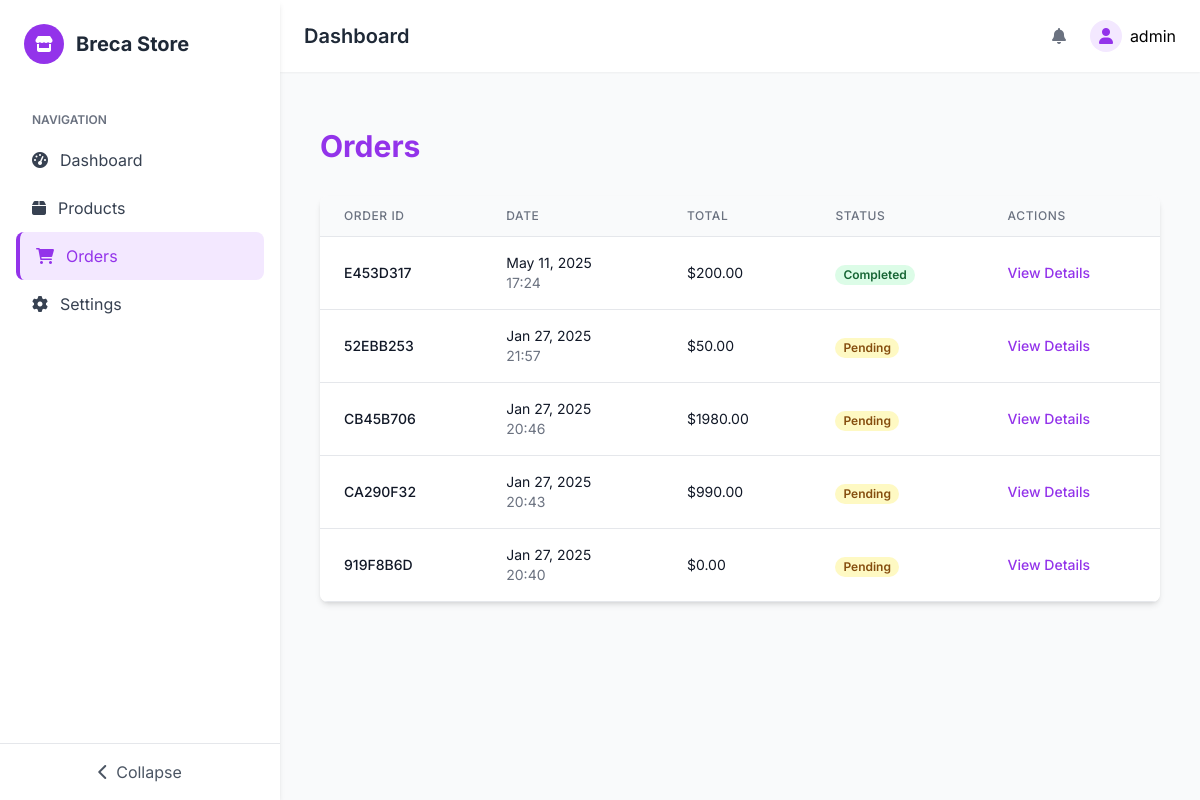
Page /admin-panel/orders/ (signed in) on the committed database.
### store/models.py (models this page shows, shortened)
class StoreSettings(models.Model):
    store_name = models.CharField(max_length=100)
    email = models.EmailField()
    address = models.TextField()
    phone = models.CharField(max_length=20)
    whatsapp = models.CharField(max_length=20)
    instagram = models.URLField(blank=True)
    facebook = models.URLField(blank=True)
    twitter = models.URLField(blank=True)
    logo = models.ImageField(upload_to='store/logos/', blank=True)
    class Meta:
        verbose_name = 'Store Settings'
        verbose_name_plural = 'Store Settings'

class Order(models.Model):
    STATUS_CHOICES = (
        ('pending', 'Pending'),
        ('processing', 'Processing'),
        ('completed', 'Completed'),
        ('cancelled', 'Cancelled'),
    )
    order_id = models.CharField(max_length=50, unique=True)
    items = models.JSONField()
    total = models.DecimalField(max_digits=10, decimal_places=2)
    receipt = models.ImageField(upload_to='receipts/')
    status = models.CharField(max_length=20, choices=STATUS_CHOICES, default='pending')
    created_at = models.DateTimeField(auto_now_add=True)

### store/views.py (the view)
# urls.py: path('admin-panel/orders/', views.admin_orders, name='admin_orders'),
@user_passes_test(is_admin)
def admin_orders(request):
    orders = Order.objects.all().order_by('-created_at')
    return render(request, 'store/admin/orders.html', {
        'orders': orders,
    })

### store/context_processors.py (called while the page is built)
def store_settings(request):
    settings = StoreSettings.objects.first()
    return {'store_settings': settings}

### store/views.py (called while the page is built)
def is_admin(user):
    return user.is_staff

### store/templates/store/admin/orders.html (shortened to what this page needs)
{% extends 'store/admin/base.html' %}
{% load store_filters %}
{% block content %}
<div class="container mx-auto px-4 py-8">
    <h1 class="text-3xl font-bold mb-8 text-[#9333EA]">Orders</h1>
    <div class="bg-white rounded-lg shadow-md overflow-hidden">
        <div class="overflow-x-auto">
            <table class="min-w-full divide-y divide-gray-200">
                <thead class="bg-gray-50">
                    <tr>
                        <th scope="col" class="px-6 py-3 text-left text-xs font-medium text-gray-500 uppercase tracking-wider">Order ID</th>
                        <th scope="col" class="px-6 py-3 text-left text-xs font-medium text-gray-500 uppercase tracking-wider">Date</th>
                        <th scope="col" class="px-6 py-3 text-left text-xs font-medium text-gray-500 uppercase tracking-wider">Total</th>
                        <th scope="col" class="px-6 py-3 text-left text-xs font-medium text-gray-500 uppercase tracking-wider">Status</th>
                        <th scope="col" class="px-6 py-3 text-left text-xs font-medium text-gray-500 uppercase tracking-wider">Actions</th>
                    </tr>
                </thead>
                <tbody class="bg-white divide-y divide-gray-200">
                    {% for order in orders %}
                    <tr>
                        <td class="px-6 py-4 whitespace-nowrap">
                            <div class="text-sm font-medium text-gray-900">{{ order.order_id }}</div>
                        </td>
                        <td class="px-6 py-4 whitespace-nowrap">
                            <div class="text-sm text-gray-900">{{ order.created_at|date:"M d, Y" }}</div>
                            <div class="text-sm text-gray-500">{{ order.created_at|time:"H:i" }}</div>
                        </td>
                        <td class="px-6 py-4 whitespace-nowrap">
                            <div class="text-sm text-gray-900">${{ order.total }}</div>
                        </td>
                        <td class="px-6 py-4 whitespace-nowrap">
                            <span class="px-2 inline-flex text-xs leading-5 font-semibold rounded-full
                                {% if order.status == 'pending' %}bg-yellow-100 text-yellow-800
                                {% elif order.status == 'processing' %}bg-blue-100 text-blue-800
                                {% elif order.status == 'completed' %}bg-green-100 text-green-800
                                {% else %}bg-red-100 text-red-800{% endif %}">
                                {{ order.status|title }}
                            </span>
                        </td>
                        <td class="px-6 py-4 whitespace-nowrap text-sm font-medium">
                            <a href="{% url 'admin_order_detail' order.order_id %}" class="text-purple-600 hover:text-purple-900">View Details</a>
                        </td>
                    </tr>
                    {% empty %}
                    <tr>
                        <td colspan="5" class="px-6 py-4 text-center text-gray-500">No orders found</td>
                    </tr>
                    {% endfor %}
                </tbody>
            </table>
        </div>
    </div>
</div>
{% endblock %}

### store/templates/store/admin/base.html (shortened to what this page needs)
{% load static %}
<!DOCTYPE html>
<html lang="en">
<head>
    <script src="https://cdn.tailwindcss.com"></script>
    <link rel="stylesheet" href="https://cdnjs.cloudflare.com/ajax/libs/font-awesome/6.0.0/css/all.min.css">
</head>
<body class="bg-gray-50">
    <div id="sidebar" class="sidebar fixed h-full bg-white shadow-md z-30">
        <div class="p-6 flex items-center">
            <div class="w-10 h-10 rounded-full bg-purple-600 flex items-center justify-center text-white">
                <i class="fas fa-store"></i>
            </div>
            <span class="logo-text ml-3 text-xl font-bold text-gray-800">{{ store_settings.store_name }}</span>
        </div>
        <div class="px-4 py-6">
            <div class="text-xs uppercase text-gray-500 font-semibold mb-2 px-4">Navigation</div>
            <ul>
                <li>
                    <a href="{% url 'admin_dashboard' %}" class="nav-item flex items-center px-4 py-3 text-gray-700 rounded-lg {% if request.path == '/admin-panel/' %}active{% endif %}">
                        <i class="fas fa-tachometer-alt"></i>
                        <span class="nav-text ml-3">Dashboard</span>
                    </a>
                </li>
                <li>
                    <a href="{% url 'admin_products' %}" class="nav-item flex items-center px-4 py-3 text-gray-700 rounded-lg {% if '/admin-panel/products/' in request.path %}active{% endif %}">
                        <i class="fas fa-box"></i>
                        <span class="nav-text ml-3">Products</span>
                    </a>
                </li>
                <li>
                    <a href="{% url 'admin_orders' %}" class="nav-item flex items-center px-4 py-3 text-gray-700 rounded-lg {% if '/admin-panel/orders/' in request.path %}active{% endif %}">
                        <i class="fas fa-shopping-cart"></i>
                        <span class="nav-text ml-3">Orders</span>
                    </a>
                </li>
                <li>
                    <a href="{% url 'admin_settings' %}" class="nav-item flex items-center px-4 py-3 text-gray-700 rounded-lg {% if '/admin-panel/settings/' in request.path %}active{% endif %}">
                        <i class="fas fa-cog"></i>
                        <span class="nav-text ml-3">Settings</span>
                    </a>
                </li>
            </ul>
        </div>
        <div class="absolute bottom-0 left-0 right-0 p-4 border-t border-gray-200">
            <button id="toggleSidebar" class="w-full flex items-center justify-center text-gray-600 hover:text-purple-600">
                <i class="fas fa-chevron-left"></i>
                <span class="nav-text ml-2">Collapse</span>
            </button>
        </div>
    </div>
    <div id="contentArea" class="content-area min-h-screen">
        <header class="bg-white shadow-sm">
            <div class="flex justify-between items-center px-6 py-4">
                <div class="flex items-center">
                    <h1 class="text-xl font-semibold text-gray-800">{% block page_title %}Dashboard{% endblock %}</h1>
                </div>
                <div class="flex items-center space-x-4">
                    <div class="relative">
                        <button id="notificationsBtn" class="p-2 text-gray-500 hover:text-purple-600 relative">
                            <i class="fas fa-bell"></i>
                        </button>
                    </div>
                    <div class="relative">
                        <button id="userMenuBtn" class="flex items-center space-x-2">
                            <div class="w-8 h-8 rounded-full bg-purple-100 flex items-center justify-center text-purple-600">
                                <i class="fas fa-user"></i>
                            </div>
                            <span class="hidden md:inline">{{ request.user.username }}</span>
                        </button>
                    </div>
                </div>
            </div>
        </header>
        <main class="p-6">
            {% block content %}{% endblock %}
        </main>
    </div>
</body>
</html>

### store/templates/store/admin/base.html (style rules this page uses)
:root { --primary-purple: #9333EA; --light-purple: #F3E8FF; --dark-purple: #6B21A8; }
body { font-family: 'Inter', sans-serif; background-color: #f9fafb; }
.sidebar { width: 280px; transition: all 0.3s ease; }
.content-area { margin-left: 280px; transition: all 0.3s ease; }
.nav-item.active { background-color: var(--light-purple); color: var(--primary-purple); border-left: 4px solid var(--primary-purple); }
table { min-width: 100%; }
th { font-weight: 600; text-transform: uppercase; font-size: 0.75rem; letter-spacing: 0.05em; color: #6B7280; }
td, th { padding: 0.75rem 1.5rem; text-align: left; border-bottom: 1px solid #E5E7EB; }

### rows in the picture
StoreSettings: store_name "Breca Store"
Order: order_id "E453D317", created_at "May 11, 2025", created_at "17:24", total "200.00", status "Completed"
Order: order_id "52EBB253", created_at "Jan 27, 2025", created_at "21:57", total "50.00", status "Pending"
Order: order_id "CB45B706", created_at "Jan 27, 2025", created_at "20:46", total "1980.00", status "Pending"
Order: order_id "CA290F32", created_at "Jan 27, 2025", created_at "20:43", total "990.00", status "Pending"
Order: order_id "919F8B6D", created_at "Jan 27, 2025", created_at "20:40", total "0.00", status "Pending"

### other values in the picture
{{ request.user.username }} "admin"
